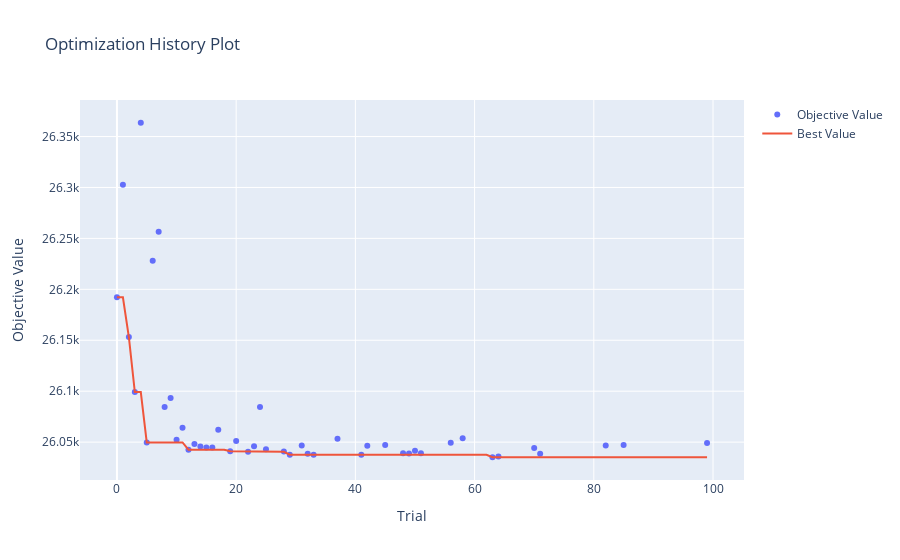
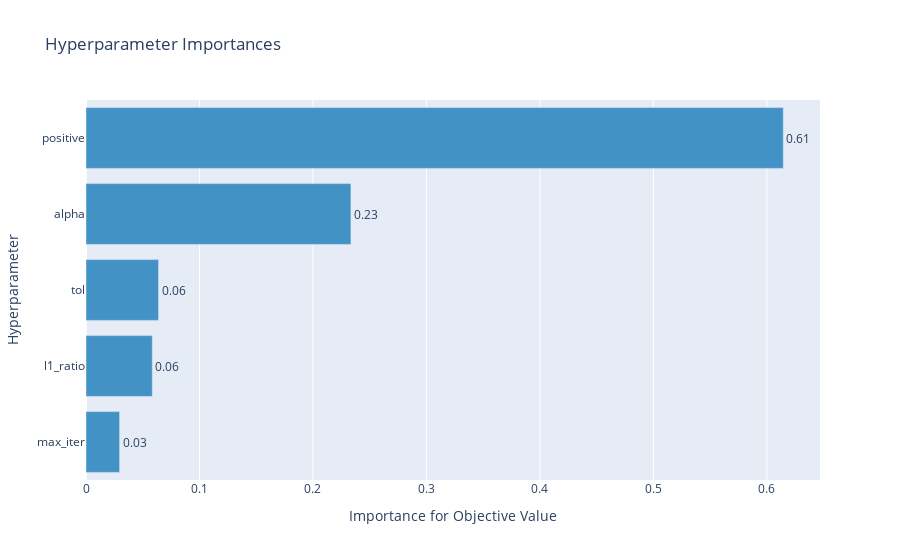
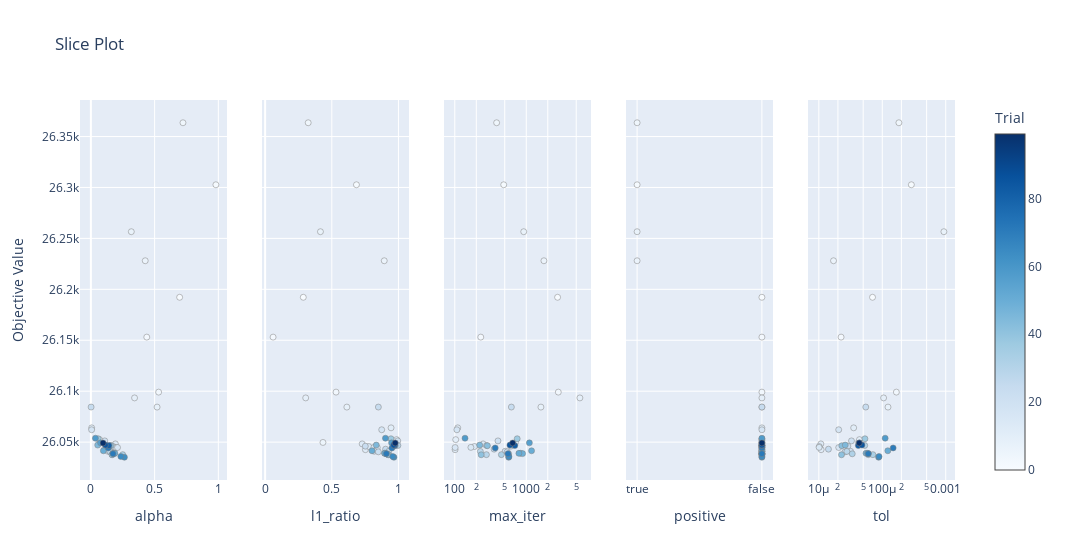
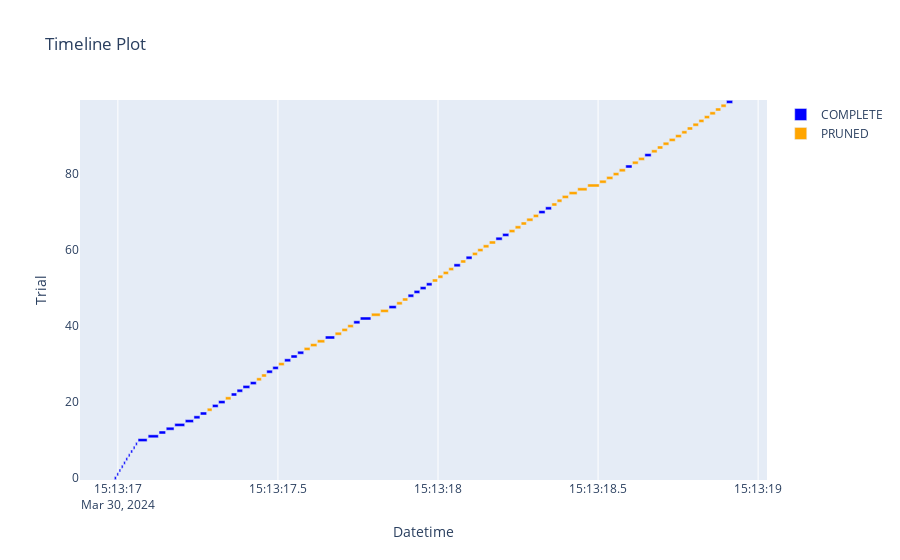

The code cell stored with these charts, in order, in its notebook:
### Code cell
diabetes = datasets.load_diabetes()
X, y = diabetes.data, diabetes.target


# Define the objective function for elastic net
def elastic_objective(trial):
    # Define cross-validation
    kf = KFold(n_splits=3, shuffle=True, random_state=0)
    scores = []
    # Suggest hyperparameter values
    params = {
        "alpha": trial.suggest_float("alpha", 0.0, 1.0, log=False),
        "l1_ratio": trial.suggest_float("l1_ratio", 0.0, 1.0),
        "positive": trial.suggest_categorical("positive", [True, False]),
        "max_iter": trial.suggest_int("max_iter", 100, 10000, log=True),
        "fit_intercept": False,
        "tol": trial.suggest_float("tol", 1e-5, 1e-3, log=True),
    }


    for step, (train_index, test_index) in enumerate(kf.split(X)):
        X_train, X_test = X[train_index], X[test_index]
        y_train, y_test = y[train_index], y[test_index]

        # Standardize train and test sets
        scaler = StandardScaler()
        X_train_scaled = scaler.fit_transform(X_train)
        X_test_scaled = scaler.transform(X_test)


        # Create a ElasticNet regressor with the suggested alpha
        regressor = ElasticNet(**params, random_state=42)

        # Fit the model on scaled training data
        regressor.fit(X_train_scaled, y_train)

        # Predict and calculate MSE
        y_pred = regressor.predict(X_test_scaled)
        score = mean_squared_error(y_test, y_pred)

        scores.append(score)

        # Report intermediate score to Optuna
        trial.report(np.mean(score), step)

        # Check for pruning
        if trial.should_prune():
            raise optuna.exceptions.TrialPruned()

    # Return the average score over all folds
    return np.mean(scores)


# Create the pruner
pruner = optuna.pruners.MedianPruner(
    n_startup_trials=15, interval_steps=1
)

# Instantiate the tuner with the Lasso objective function
tuner = OptunaTuner(
    objective=elastic_objective,
    pruner=pruner,
    n_trials=100,
    seed=123,
    study_timeout=0.5 * 3600,
    direction="minimize",
    study_name="elastic_net_diabetes",
)

# Run the study
tuner.run_study()

# Plot the results
tuner.plot_results()
